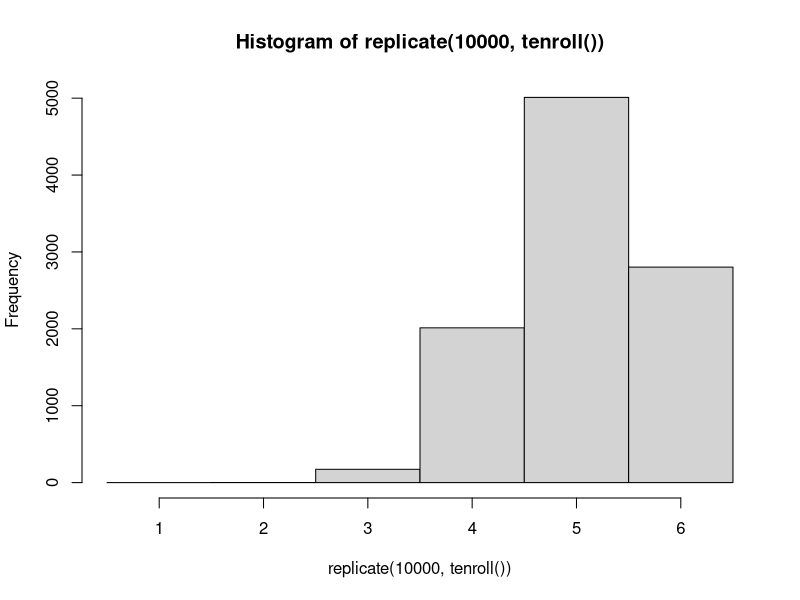

Write the R code that produced this figure.
## ---- chunk 1
rollcount <- function(){
  sixcount <- sum(sample(1:6,10,replace=T) == 6)
  sixcount >= 2 & sixcount <= 4
}
## ---- chunk 2
mean(replicate(10000,rollcount()))
## ---- chunk 3
tenroll <- function(){
  length(unique(sample(1:6,10,replace=T)))
}
## ---- chunk 4
hist(replicate(10000,tenroll()),breaks=0.5:6.5)
## ---- chunk 5
gameroll <- function(){
  rollA <- max(sample(1:6,2,replace=T))
  rollB <- mean(sample(1:10,3,replace=T))
  rollB > rollA
}
## ---- chunk 6
mean(replicate(10000,gameroll()))
## ---- chunk 7
seatcheck <- function(){
  sum(sample(0:1,160,replace=T,prob=c(5,95))) <= 155
}
## ---- chunk 8
mean(replicate(10000,seatcheck()))
## ---- chunk 9
cards <- 
  paste0(c("A", "2", "3", "4", "5", "6", "7", "8", "9", "T", "J", "Q", "K"),
         rep(c("H", "C", "S", "D"), each = 13))
  # format of cards is: [value][suit], such as "3H" for 3 of hearts,
  # "7C" for 7 of clubs, "TD" for 10 of diamonds
## ---- chunk 10
drawH <- function(){
  min(which(substr(sample(cards),2,2) == "H"))
}
## ---- chunk 11
mean(replicate(10000,drawH()))
## ---- chunk 12
BINGO <- paste(rep(c("B","I","N","G","O"),each=15),c(1:75),sep="-")
lettermatch <- function(){
  length(unique(substr(sample(BINGO,3,replace=F),1,1))) == 1
}
## ---- chunk 13
mean(replicate(10000,lettermatch()))
## ---- chunk 14
choice <- function(){
  sample(c(1,sample(0:1,1,prob=c(3,1))),1,prob=c(8,2)) == 1
}
## ---- chunk 15
mean(replicate(10000,choice()))
## ---- chunk 16
samespot <- function(n){
  sum(sample(1:n) == 1:n)
}
## ---- chunk 17
mean(replicate(10000,samespot(555)))
